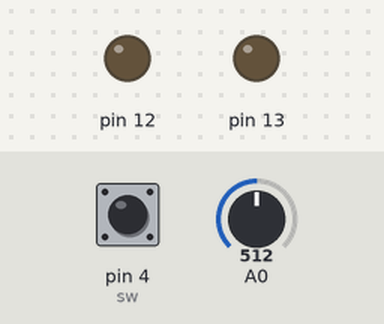
A sketch run on a simulated Arduino Uno, built with avr-gcc and run on an emulated ATmega328P. Parts: output pins drawn as LEDs (lit = HIGH). Dashed ring = blinking. The inputs (shaded band) are chosen by the test bench; at power-on: pin 4 (sw) HIGH, A0 = 512.

Above: at 1.2 s.
1.3 s: pin 4 (sw) pulled LOW for 0.15 s
At 2.1 s:
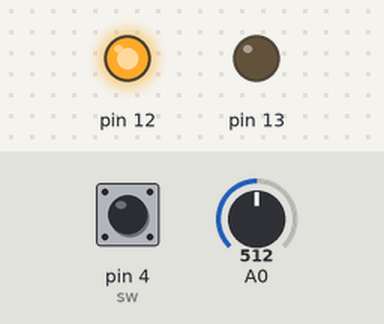
4.4 s: pin 4 (sw) pulled LOW for 1 s
At 6.2 s:
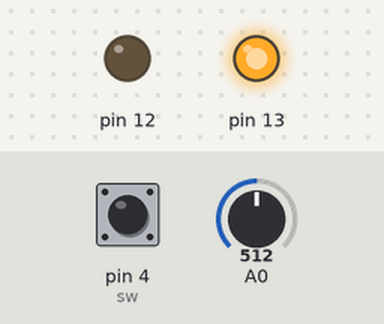
7.9 s: pin 4 (sw) pulled LOW for 3.2 s
At 8.7 s:
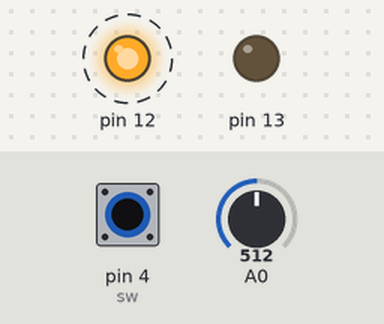
Timing chart, 0 to 13.4 s (numbered marks = the images above; inputs shaded):
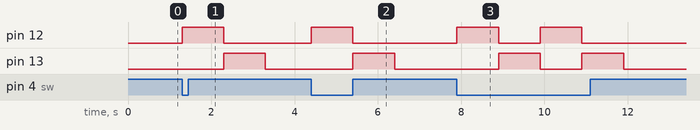

The sketch:

lab3.ino
```cpp
int sw = 4;//定义开关输入引脚

void setup()
{
  pinMode(sw, INPUT);
  //定义为输出
  for (int i = 12; i < 14; i++) //依次循环四盏灯
  {
    pinMode(i, OUTPUT);
  }

}


void loop()
{
  int state = digitalRead(sw);

  if (state == 0)
  {
    int sensorRead = analogRead(A0); // 获取A0端口的模拟量值
    Serial.println(A0);
    int ledLevel = map(sensorRead, 0, 1023, 12, 14);
    for (int i = 12 ; i < 14; i++) //依次循环四盏灯
    {
      if (state == 0)    {
        digitalWrite(i, ledLevel); //点亮LED
        delay(1000);
        digitalWrite(i, LOW); //熄灭LED      delay(1000);  //持续1秒
      }
    }
  }

}
```

Measured:
- after the input at 1.3 s, pin 12: LOW → HIGH at once, → LOW 1.0 s later; pin 13: LOW → HIGH after 1.0 s, → LOW 1.0 s later
- after the input at 4.4 s, pin 12: LOW → HIGH at once, → LOW 1.0 s later; pin 13: LOW → HIGH after 1.0 s, → LOW 1.0 s later
- after the input at 7.9 s, pin 12: alternates HIGH for 1.0 s and LOW for 1.0 s, 4 changes in all, then stays LOW, starting at once; pin 13: alternates HIGH for 1.0 s and LOW for 1.0 s, 4 changes in all, then stays LOW, starting after 1.0 s
